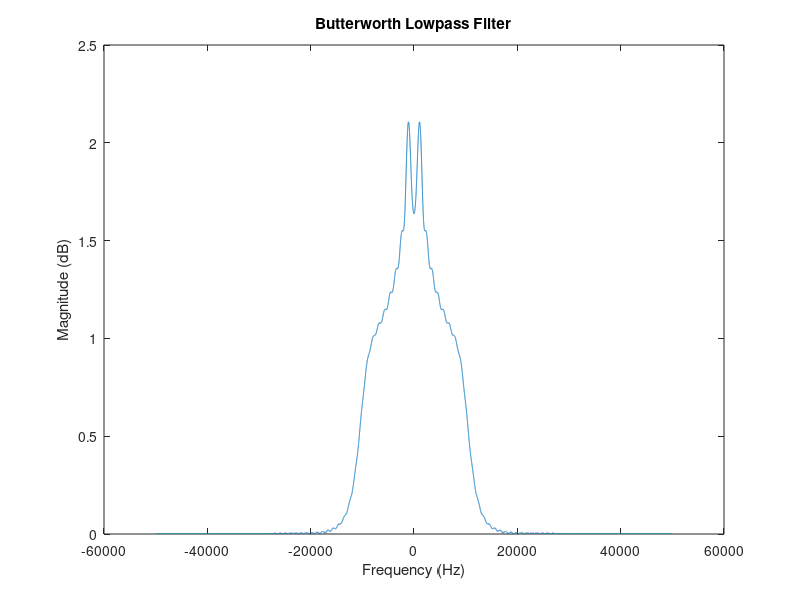
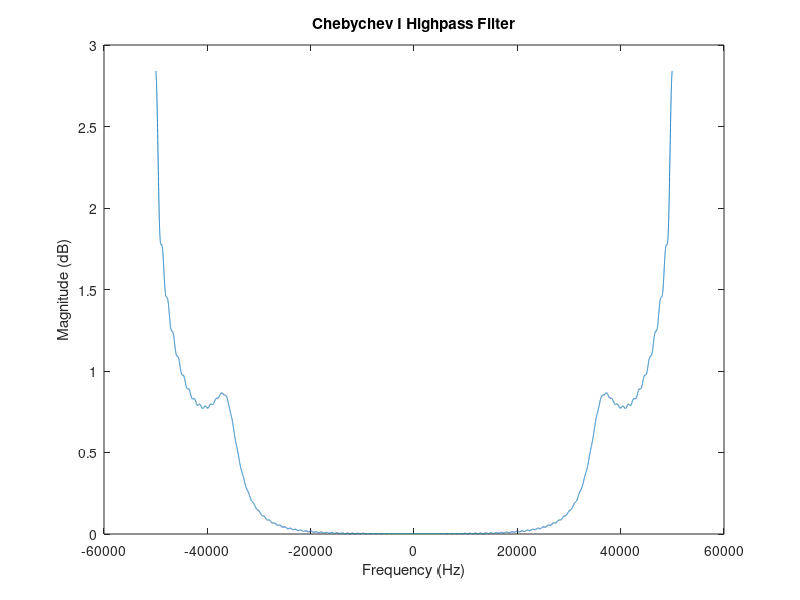
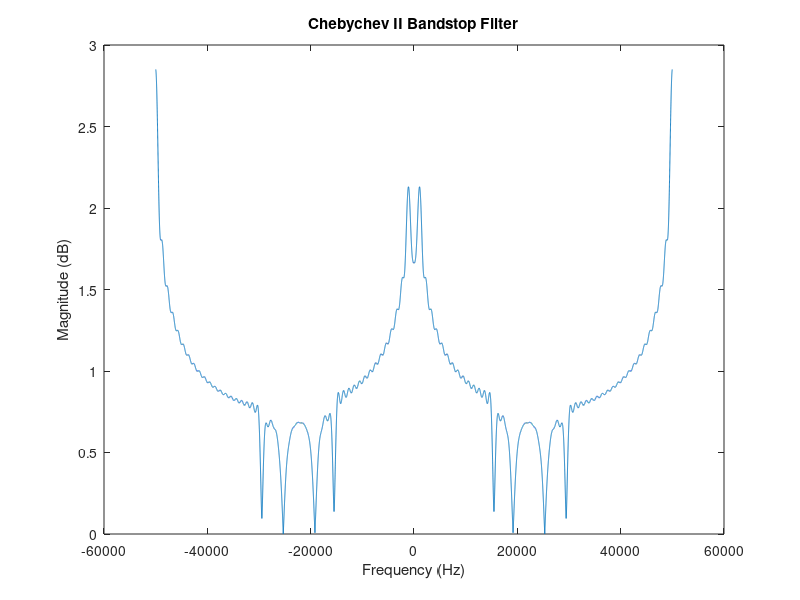

Write MATLAB code to recreate these figures, in order. (Note: this script raises an error after producing the figures.)
% ECE210A_Assignment_VII
% Kevin Kerliu
clear;
close all;
clc;
%%
%%%

% Question 1
t1 = 0:10e-6:1e-3;
f1 = 1e3:50e3;

[T1,F1] = meshgrid(t1,f1);
x1 = sin(2*pi.*T1.*F1);
x1 = sum(x1);

%%%
%%
%%%

% Question 2
% Butterworth Lowpass Filter
Fs = 100e3;         % Sampling Frequency
Fpass = 10e3;       % Passband Frequency
Fstop = 20e3;       % Stopband Frequency
Apass = 5;           % Passband Ripple (dB)
Astop = 50;          % Stopband Attenuation (dB)

% Normalize to Nyquist Frequency
Wpass = Fpass/(Fs/2);
% Normalize to Nyquist Frequency
Wstop = Fstop/(Fs/2); 
% Find minimum order for which this filter is realizable
n = buttord(Wpass,Wstop,Apass,Astop);
% Find the transfer function coefficients
[b, a] = butter(n, Wpass, 'low');
% Filter the signal w/ this filter
y = filter(b,a,x1);

N = 2^15;
Y = fftshift(abs(fft(y,N)))/N;
f = Fs.*(-N/2:N/2-1)/N;

figure;
plot(f,Y);
title('Butterworth Lowpass Filter');
xlabel('Frequency (Hz)');
ylabel('Magnitude (dB)');

%%%
%%
%%%

% Question 3
% Chebyshev Type I Highpass Filter
Fs = 100e3;         % Sampling Frequency
Fstop = 15e3;       % Stopband Frequency
Fpass = 35e3;       % Passband Frequency
Astop = 40;          % Stopband Attenuation (dB)
Apass = 2;           % Passband Ripple (dB)

% Normalize to Nyquist Frequency
Wpass = Fpass/(Fs/2);
% Normalize to Nyquist Frequency
Wstop = Fstop/(Fs/2); 
% Find minimum order for which this filter is realizable
n = cheb1ord(Wpass, Wstop, Apass, Astop);
% Find the transfer function coefficients
[b, a] = cheby1(n, Apass, Wpass, 'high');
% Filter the signal w/ this filter
y = filter(b,a,x1);

N = 2^15;
Y = fftshift(abs(fft(y,N)))/N;
f = Fs.*(-N/2:N/2-1)/N;

figure;
plot(f,Y);
title('Chebychev I Highpass Filter');
xlabel('Frequency (Hz)');
ylabel('Magnitude (dB)');

%%%
%%
%%%

% Question 4
% Chebyshev Type II Bandstop Filter
Fs = 100e3;          % Sampling Frequency
Fpass1 = 5e3;        % First Passband Frequency
Fstop1 = 15e3;       % First Stopband Frequency
Fstop2 = 30e3;       % Second Stopband Frequency
Fpass2 = 45e3;       % Second Passband Frequency
Apass  = 1;           % Passband Ripple (dB)
Astop  = 50;          % Stop Band Attenuation (dB)
Fpass = [Fpass1, Fpass2];
Fstop = [Fstop1, Fstop2];

% Normalize to Nyquist Frequency
Wpass = Fpass/(Fs/2);
% Normalize to Nyquist Frequency
Wstop = Fstop/(Fs/2); 
% Find minimum order for which this filter is realizable
n = cheb2ord(Wpass, Wstop, Apass, Astop);
% Find the transfer function coefficients
[b, a] = cheby2(n, Apass, Wstop, 'stop');
% Filter the signal w/ this filter
y = filter(b,a,x1);

N = 2^15;
Y = fftshift(abs(fft(y,N)))/N;
f = Fs.*(-N/2:N/2-1)/N;

figure
plot(f,Y);
title('Chebychev II Bandstop Filter');
xlabel('Frequency (Hz)');
ylabel('Magnitude (dB)');

%%%
%%
%%%

% Question 5 
% Elliptic Bandpass Filter
Fs = 100e3;      % Sampling Frequency
Fstop1 = 15e3;   % First Stopband Frequency
Fpass1 = 20e3;   % First Passband Frequency
Fpass2 = 30e3;   % Second Passband Frequency
Fstop2 = 35e3;   % Second Stopband Frequency
Astop  = 50;      % Stopband Attenuation (dB)
Apass  = 5;       % Passband Ripple (dB)
Fpass = [Fpass1, Fpass2];
Fstop = [Fstop1, Fstop2];

% Normalize to Nyquist Frequency
Wpass = Fpass/(Fs/2);
% Normalize to Nyquist Frequency
Wstop = Fstop/(Fs/2); 
% Find minimum order for which this filter is realizable
n = ellipord(Wpass, Wstop, Apass, Astop);
% Find the transfer function coefficients
[b, a] = ellip(n, Apass, Astop, Wpass, 'bandpass');
Filter the signal w/ this filter
y = filter(b,a,x1);

N = 2^15;
Y = fftshift(abs(fft(y,N)))/N;
f = Fs.*(-N/2:N/2-1)/N;

figure
plot(f,Y);
title('Elliptical Bandpass Filter');
xlabel('Frequency (Hz)');
ylabel('Magnitude (dB)');

%%%